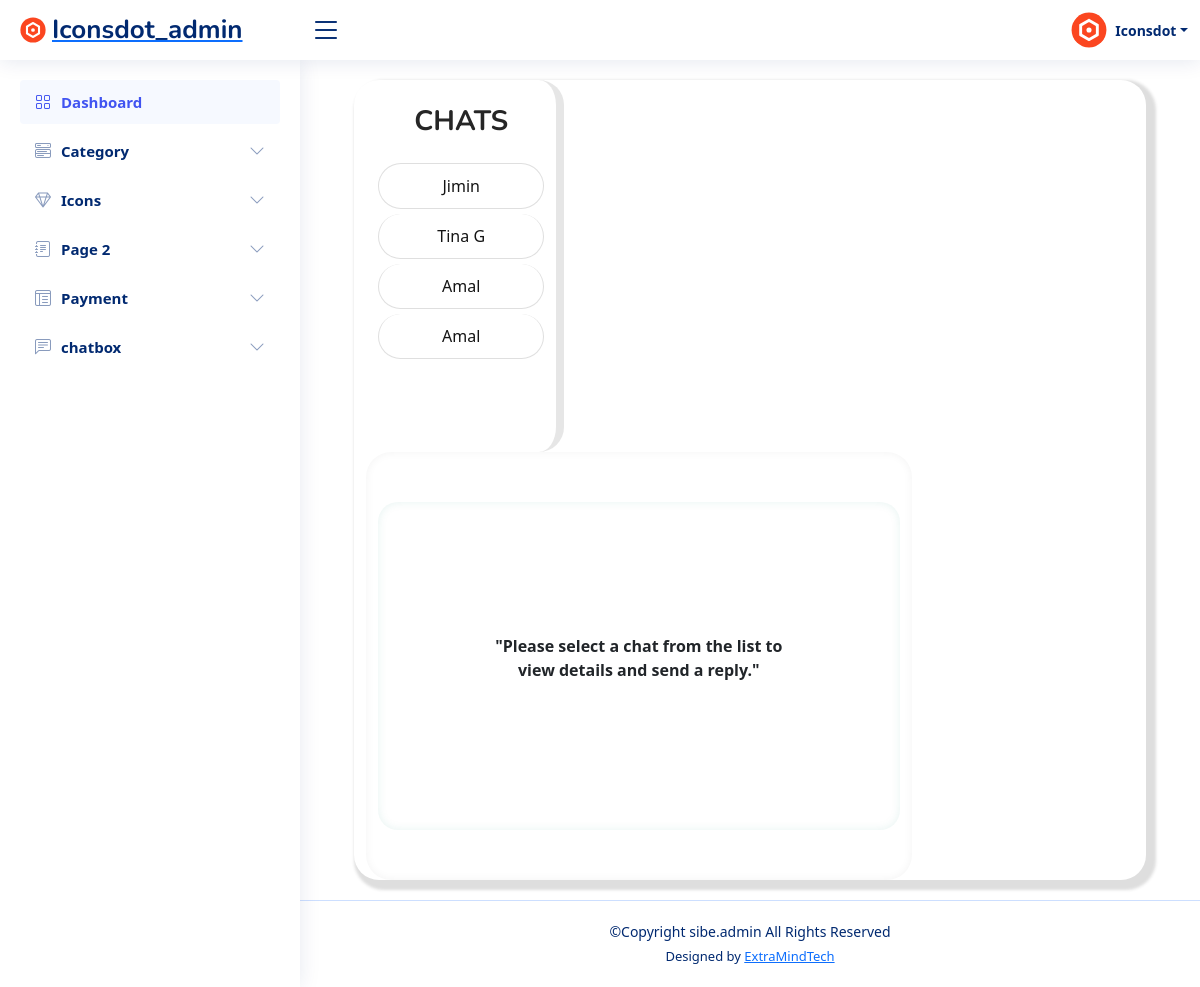
/chatbox/ (signed in), run on the app's committed database.
### icons_app/models.py (models this page shows)
class request_quote(models.Model):
    user=models.ForeignKey(Register,on_delete=models.CASCADE)
    name=models.CharField(max_length=35)
    service=models.CharField(max_length=35,null=True,blank=True)
    description=models.TextField(max_length=200)
    rq_image=models.ImageField(upload_to='re_images/')

### admin_app/views.py (the view)
    def _wrapped_view_func(request, *args, **kwargs):
        if 'admin_id' not in request.session:
            return redirect('admin_app:admin_login')
        return view_func(request, *args, **kwargs)

### admin_app/views.py (called while the page is built)
def admin_required(view_func):
    def _wrapped_view_func(request, *args, **kwargs):
        if 'admin_id' not in request.session:
            return redirect('admin_app:admin_login')
        return view_func(request, *args, **kwargs)
    return _wrapped_view_func

@admin_required
def chatbox(request):
    quotes = request_quote.objects.all()
    return render(request, 'chatbox.html', {'r_quote': quotes})

### admin_app/templates/chatbox.html (shortened to what this page needs)
{% extends 'admin_index.html' %}
{% load static %}
{% block main %}
<main id="main" class="main">
    <div class="container">
        <div class="container-fluid">
            <div class="row">
                <aside class="col-md-4 chat-list">
                    {% if not chat %}
                    <h2 class="text-center mb-4"><strong>CHATS</strong></h2>
                    {% endif %}
                    <ul class="list-group">
                        {% for quote in r_quote %}
                        <li class="list-group-item chat-item text-center"
                            style="border-radius: 25px; padding: 0px; margin-bottom: 5px;">
                            <a href="{% url 'admin_app:chat_detail' quote.id %}">{{ quote.name }}</a>
                        </li>
                        {% endfor %}
                    </ul>
                </aside>
                <div class="col-md-11 chat-window">
                    {% if not chat %}
                    <div class="no-chat-message">
                        <p><strong>"Please select a chat from the list to view details and send a reply."</strong></p>
                    </div>
                    {% endif %}
                </div>
            </div>
        </div>
    </div>
</main>
{% endblock %}

### admin_app/static/css/admin_style.css (style rules this page uses)
:root { scroll-behavior: smooth; }
body { font-family: "Open Sans", sans-serif; background: #f6f9ff; color: #444444; }
a { color: #4154f1; text-decoration: none; }
h1, h2, h3, h4, h5, h6 { font-family: "Nunito", sans-serif; }
#main { margin-top: 60px; padding: 20px 30px; transition: all 0.3s; }
@media (min-width: 1200px) { #main, #footer { margin-left: 300px; } }

### admin_app/templates/chatbox.html (style rules this page uses)
body { background-color: #fafafa; font-family: 'Segoe UI', Tahoma, Geneva, Verdana, sans-serif; margin: 0; padding: 0; }
.container-fluid { height: 100vh; display: flex; box-shadow: 5px 5px 3px 5px #32323229; border-radius: 25px; }
.row { display: flex; width: 80%; flex-wrap: nowrap; }
.no-chat-message { display: flex; justify-content: center; align-items: center; height: 100%; width: 100%; text-align: center; padding: 100px; border-radius: 20px; box-shadow: inset 0 0 10px rgba(1, 137, 115, 0.1); }
.chat-list { background-color: #ffffff; border-right: 8px solid #3e3d3d20; padding: 25px; box-sizing: border-box; overflow-y: auto; border-radius: 25px; }
.chat-list h2 { margin-bottom: 20px; font-size: 28px; color: #262626; }
.chat-item a { color: #141414; text-decoration: none; display: block; padding: 10px 0; text-transform: capitalize; }
.chat-window { background-color: #ffffff; padding: 50px; flex-grow: 1; box-shadow: inset 0 0 10px rgba(0, 0, 0, 0.05); overflow-y: auto; border-radius: 25px; }

### data on the page
request_quote: name "Jimin"
request_quote: name "Tina G"
request_quote: name "Amal"
request_quote: name "Amal"
